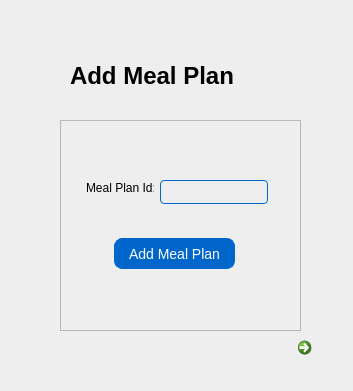
<?xml version="1.0" encoding="UTF-8"?>
<ui version="4.0">
 <class>user_add_meal_plan</class>
 <widget class="QDialog" name="user_add_meal_plan">
  <property name="geometry">
   <rect>
    <x>0</x>
    <y>0</y>
    <width>353</width>
    <height>391</height>
   </rect>
  </property>
  <property name="windowTitle">
   <string>Add Meal Plan</string>
  </property>
  <property name="styleSheet">
   <string notr="true">background-color: rgb(238, 238, 238);</string>
  </property>
  <widget class="QLabel" name="label_4">
   <property name="geometry">
    <rect>
     <x>70</x>
     <y>40</y>
     <width>211</width>
     <height>71</height>
    </rect>
   </property>
   <property name="styleSheet">
    <string notr="true">QLabel{
    font-weight: bold;
    /*text-transform: uppercase;*/
    font-size: 24px;

}</string>
   </property>
   <property name="text">
    <string>Add Meal Plan</string>
   </property>
  </widget>
  <widget class="QLabel" name="label_3">
   <property name="geometry">
    <rect>
     <x>240</x>
     <y>50</y>
     <width>51</width>
     <height>41</height>
    </rect>
   </property>
   <property name="text">
    <string/>
   </property>
   <property name="pixmap">
    <pixmap resource="img.qrc">:/images/meal.png</pixmap>
   </property>
   <property name="scaledContents">
    <bool>true</bool>
   </property>
  </widget>
  <widget class="QFrame" name="frame">
   <property name="geometry">
    <rect>
     <x>60</x>
     <y>120</y>
     <width>241</width>
     <height>211</height>
    </rect>
   </property>
   <property name="styleSheet">
    <string notr="true">QFrame:hover {
    border: 1px solid #005599;
}

QFrame:focus {
    border: 1px solid #004080;
}</string>
   </property>
   <property name="frameShape">
    <enum>QFrame::StyledPanel</enum>
   </property>
   <property name="frameShadow">
    <enum>QFrame::Raised</enum>
   </property>
   <widget class="QLineEdit" name="mp_id">
    <property name="geometry">
     <rect>
      <x>100</x>
      <y>60</y>
      <width>108</width>
      <height>24</height>
     </rect>
    </property>
    <property name="styleSheet">
     <string notr="true">QLineEdit {
    border: 1px solid #0066CC;
    border-radius: 4px;
    padding: 2px 4px;
    font-size: 12px;
    font-family: 'Arial';
}

QLineEdit:hover {
    border: 1px solid #005599;
}

QLineEdit:focus {
    border: 1px solid #004080;
}
</string>
    </property>
   </widget>
   <widget class="QLabel" name="label_2">
    <property name="geometry">
     <rect>
      <x>26</x>
      <y>60</y>
      <width>68</width>
      <height>16</height>
     </rect>
    </property>
    <property name="text">
     <string>Meal Plan Id:</string>
    </property>
   </widget>
   <widget class="QPushButton" name="addMealPlan">
    <property name="geometry">
     <rect>
      <x>54</x>
      <y>118</y>
      <width>121</width>
      <height>31</height>
     </rect>
    </property>
    <property name="styleSheet">
     <string notr="true">QPushButton {
    background-color: #0066CC;
    color: white;
    border: 1px solid #0066CC;
    border-radius: 8px;
    font-size: 14px;
    font-family: 'Arial';
}

QPushButton:hover {
    background-color: #005599;
}

QPushButton:pressed {
    background-color: #004080;
    border: 1px solid #004080;
}</string>
    </property>
    <property name="text">
     <string>Add Meal Plan</string>
    </property>
   </widget>
  </widget>
  <widget class="QCommandLinkButton" name="backButton">
   <property name="geometry">
    <rect>
     <x>290</x>
     <y>330</y>
     <width>51</width>
     <height>53</height>
    </rect>
   </property>
   <property name="text">
    <string/>
   </property>
   <property name="icon">
    <iconset resource="img.qrc">
     <normaloff>:/images/left.png</normaloff>:/images/left.png</iconset>
   </property>
   <property name="iconSize">
    <size>
     <width>30</width>
     <height>30</height>
    </size>
   </property>
  </widget>
 </widget>
 <resources>
  <include location="img.qrc"/>
 </resources>
 <connections/>
</ui>
